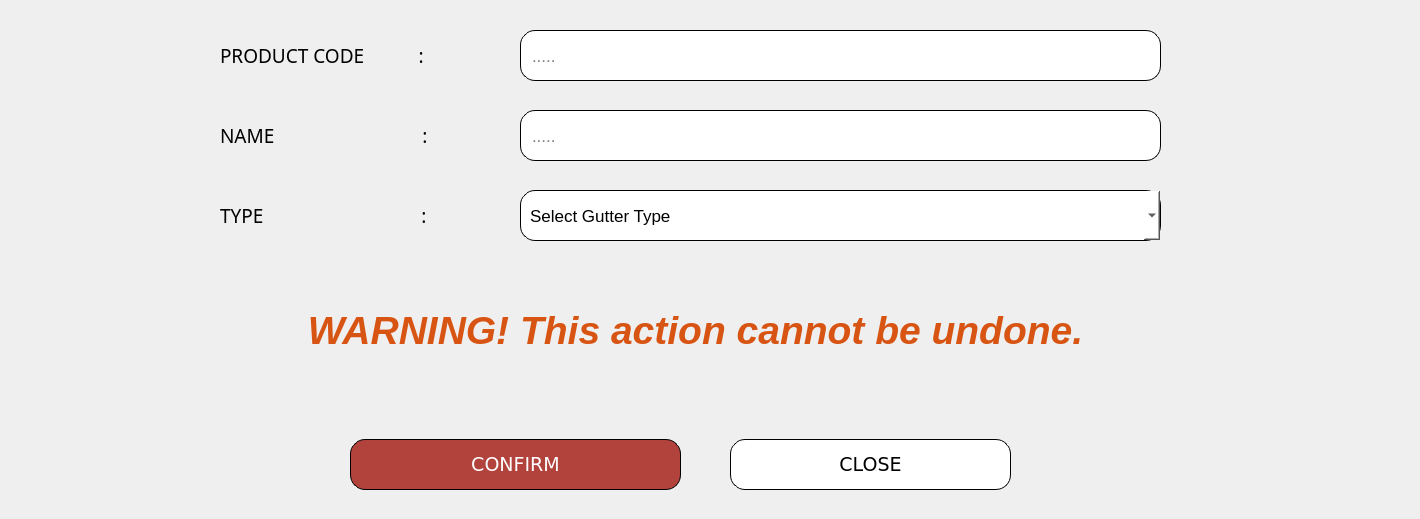
           <widget class="QWidget" name="DELETE_GUTTER">
            <widget class="QFrame" name="frame_26">
             <property name="geometry">
              <rect>
               <x>-10</x>
               <y>419</y>
               <width>1331</width>
               <height>91</height>
              </rect>
             </property>
             <property name="styleSheet">
              <string notr="true">    background-color: transparent;
</string>
             </property>
             <property name="frameShape">
              <enum>QFrame::StyledPanel</enum>
             </property>
             <property name="frameShadow">
              <enum>QFrame::Raised</enum>
             </property>
             <widget class="QPushButton" name="pushButton_Confirm_GUTTERdelete">
              <property name="geometry">
               <rect>
                <x>360</x>
                <y>20</y>
                <width>331</width>
                <height>51</height>
               </rect>
              </property>
              <property name="font">
               <font>
                <family>Verdana</family>
                <pointsize>14</pointsize>
               </font>
              </property>
              <property name="styleSheet">
               <string notr="true">    background-color: #b2423c;
    color: white;
    border-radius: 15px;
border: 1px solid #000000; 
    padding: 9px;
font-family: &quot;Verdana&quot;, sans-serif; 
text-align: center;</string>
              </property>
              <property name="text">
               <string>CONFIRM</string>
              </property>
             </widget>
             <widget class="QPushButton" name="pushButton_Close_GUTTERdelete">
              <property name="geometry">
               <rect>
                <x>740</x>
                <y>20</y>
                <width>281</width>
                <height>51</height>
               </rect>
              </property>
              <property name="font">
               <font>
                <family>Verdana</family>
                <pointsize>14</pointsize>
               </font>
              </property>
              <property name="styleSheet">
               <string notr="true">
/* Default Inactive Button */
QPushButton {
    background-color: #ffffff;
    color: black;
    border-radius: 15px;
border: 1px solid #000000; 
    padding: 9px;
font-family: &quot;Verdana&quot;, sans-serif; 
text-align: center;
}

/* Hover Effect on Inactive Buttons */
QPushButton:hover {
    background-color: #a6a6a6;
    color: white;
}

/* Active Button (Current Page) */
QPushButton#activeButton {
    background-color: #a6a6a6;
    color: white;
}
</string>
              </property>
              <property name="text">
               <string>CLOSE</string>
              </property>
             </widget>
            </widget>
            <widget class="QFrame" name="frame_deletegutter">
             <property name="geometry">
              <rect>
               <x>-10</x>
               <y>0</y>
               <width>1411</width>
               <height>421</height>
              </rect>
             </property>
             <property name="styleSheet">
              <string notr="true">    background-color: transparent;
</string>
             </property>
             <property name="frameShape">
              <enum>QFrame::StyledPanel</enum>
             </property>
             <property name="frameShadow">
              <enum>QFrame::Raised</enum>
             </property>
             <widget class="QLabel" name="label_96">
              <property name="geometry">
               <rect>
                <x>230</x>
                <y>20</y>
                <width>321</width>
                <height>71</height>
               </rect>
              </property>
              <property name="font">
               <font>
                <family>Poppins Medium</family>
                <pointsize>14</pointsize>
                <weight>50</weight>
                <bold>false</bold>
               </font>
              </property>
              <property name="styleSheet">
               <string notr="true">    background-color: transparent;
</string>
              </property>
              <property name="text">
               <string>PRODUCT CODE           :</string>
              </property>
             </widget>
             <widget class="QLineEdit" name="lineEdit_DeleteGUTTER_prodCode">
              <property name="geometry">
               <rect>
                <x>530</x>
                <y>30</y>
                <width>641</width>
                <height>51</height>
               </rect>
              </property>
              <property name="font">
               <font>
                <pointsize>13</pointsize>
               </font>
              </property>
              <property name="styleSheet">
               <string notr="true">    background-color: #ffffff;
    color: black;
    border-radius: 15px;
border: 1px solid #000000; 
    padding: 9px;
</string>
              </property>
              <property name="placeholderText">
               <string>.....</string>
              </property>
             </widget>
             <widget class="QLabel" name="label_106">
              <property name="geometry">
               <rect>
                <x>230</x>
                <y>110</y>
                <width>311</width>
                <height>51</height>
               </rect>
              </property>
              <property name="font">
               <font>
                <family>Poppins Medium</family>
                <pointsize>14</pointsize>
                <weight>50</weight>
                <bold>false</bold>
               </font>
              </property>
              <property name="styleSheet">
               <string notr="true">    background-color: transparent;
</string>
              </property>
              <property name="text">
               <string>NAME                              :</string>
              </property>
             </widget>
             <widget class="QLabel" name="label_111">
              <property name="geometry">
               <rect>
                <x>230</x>
                <y>180</y>
                <width>311</width>
                <height>71</height>
               </rect>
              </property>
              <property name="font">
               <font>
                <family>Poppins Medium</family>
                <pointsize>14</pointsize>
                <weight>50</weight>
                <bold>false</bold>
               </font>
              </property>
              <property name="styleSheet">
               <string notr="true">    background-color: transparent;
</string>
              </property>
              <property name="text">
               <string>TYPE                                :</string>
              </property>
             </widget>
             <widget class="QLineEdit" name="lineEdit_27">
              <property name="geometry">
               <rect>
                <x>1030</x>
                <y>460</y>
                <width>371</width>
                <height>51</height>
               </rect>
              </property>
              <property name="styleSheet">
               <string notr="true">    background-color: #ffffff;
    color: black;
    border-radius: 15px;
border: 1px solid #000000; 
    padding: 9px;
font-family: &quot;Verdana&quot;, sans-serif; 
text-align: center;</string>
              </property>
              <property name="placeholderText">
               <string>.....</string>
              </property>
             </widget>
             <widget class="QLineEdit" name="lineEdit_DeleteGUTTER_Name">
              <property name="geometry">
               <rect>
                <x>530</x>
                <y>110</y>
                <width>641</width>
                <height>51</height>
               </rect>
              </property>
              <property name="font">
               <font>
                <pointsize>13</pointsize>
               </font>
              </property>
              <property name="styleSheet">
               <string notr="true">    background-color: #ffffff;
    color: black;
    border-radius: 15px;
border: 1px solid #000000; 
    padding: 9px;
</string>
              </property>
              <property name="placeholderText">
               <string>.....</string>
              </property>
             </widget>
             <widget class="QLabel" name="label_47">
              <property name="geometry">
               <rect>
                <x>0</x>
                <y>265</y>
                <width>1411</width>
                <height>131</height>
               </rect>
              </property>
              <property name="font">
               <font>
                <family>Arial</family>
                <pointsize>29</pointsize>
                <weight>75</weight>
                <italic>true</italic>
                <bold>true</bold>
               </font>
              </property>
              <property name="styleSheet">
               <string notr="true">    background-color: transparent;
color: #d75413;
</string>
              </property>
              <property name="text">
               <string>WARNING! This action cannot be undone.</string>
              </property>
              <property name="alignment">
               <set>Qt::AlignCenter</set>
              </property>
             </widget>
             <widget class="QComboBox" name="comboBox_DeleteGUTTER_Type">
              <property name="geometry">
               <rect>
                <x>530</x>
                <y>190</y>
                <width>641</width>
                <height>51</height>
               </rect>
              </property>
              <property name="font">
               <font>
                <pointsize>13</pointsize>
               </font>
              </property>
              <property name="styleSheet">
               <string notr="true">    background-color: #ffffff;
    color: black;
    border-radius: 15px;
border: 1px solid #000000; 
    padding: 9px;
</string>
              </property>
              <item>
               <property name="text">
                <string>Select Gutter Type</string>
               </property>
              </item>
              <item>
               <property name="text">
                <string>Spanish Gutter (Gutter Type)</string>
               </property>
              </item>
              <item>
               <property name="text">
                <string>Box Gutter (Gutter Type)</string>
               </property>
              </item>
              <item>
               <property name="text">
                <string>Modified Gutter (Gutter Type)</string>
               </property>
              </item>
              <item>
               <property name="text">
                <string>JB Gutter (Gutter Type)</string>
               </property>
              </item>
              <item>
               <property name="text">
                <string>IV Gutter (Gutter Type)</string>
               </property>
              </item>
              <item>
               <property name="text">
                <string>Flashing Gutter (Gutter Bended Material)</string>
               </property>
              </item>
              <item>
               <property name="text">
                <string>Valley Gutter / Cover (Gutter Bended Material)</string>
               </property>
              </item>
              <item>
               <property name="text">
                <string>Wall Flashing (Gutter Bended Material)</string>
               </property>
              </item>
              <item>
               <property name="text">
                <string>End Flashing (Gutter Bended Material)</string>
               </property>
              </item>
              <item>
               <property name="text">
                <string>L-Flashings (Gutter Bended Material)</string>
               </property>
              </item>
             </widget>
            </widget>
           </widget>
